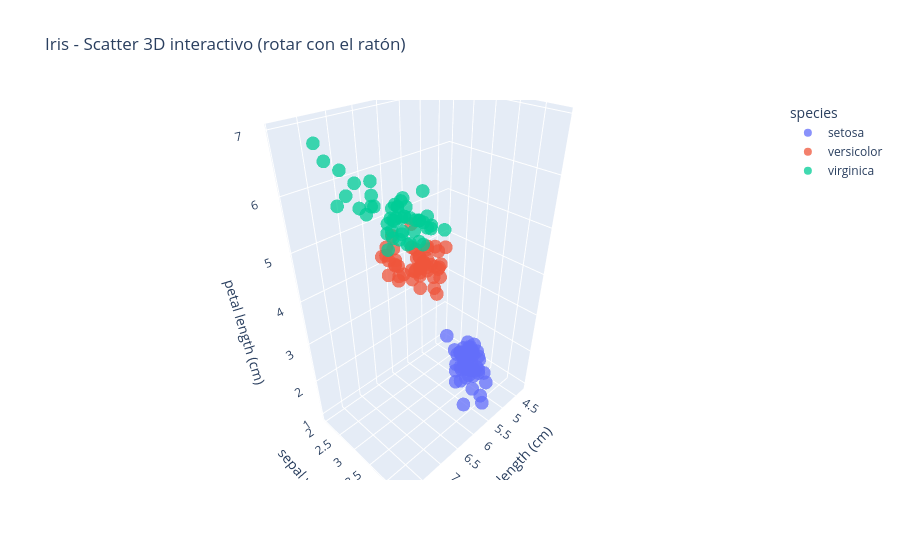

The notebook cell this image was saved under:
### Code cell
import pandas as pd
import matplotlib.pyplot as plt
import plotly.express as px
from sklearn.datasets import load_iris

iris = load_iris(as_frame=True)
df = iris.frame.copy()
df["species"] = df["target"].map(dict(enumerate(iris.target_names)))

x2d = "sepal length (cm)"
y2d = "sepal width (cm)"

plt.figure(figsize=(6,6))
for sp in df["species"].unique():
    sub = df[df["species"] == sp]
    plt.scatter(sub[x2d], sub[y2d], alpha=0.7, label=sp)

plt.xlabel(x2d)
plt.ylabel(y2d)
plt.title("Iris - Scatter 2D")
plt.legend()
plt.show()

x3d = "sepal length (cm)"
y3d = "sepal width (cm)"
z3d = "petal length (cm)"

fig = px.scatter_3d(
    df,
    x=x3d, y=y3d, z=z3d,
    color="species",
    opacity=0.75,
    title="Iris - Scatter 3D interactivo (rotar con el ratón)"
)
fig.show()

### Figure 1 — Plotly figure (JSON) as saved in the notebook; plotly's stock layout.template omitted (floating-point values rounded to 4 significant figures)
{"data": [{"hovertemplate": "species=setosa<br>sepal length (cm)=%{x}<br>sepal width (cm)=%{y}<br>petal length (cm)=%{z}<extra></extra>", "legendgroup": "setosa", "marker": {"color": "#636efa", "opacity": 0.75, "symbol": "circle"}, "mode": "markers", "name": "setosa", "scene": "scene", "showlegend": true, "type": "scatter3d", "x": [5.1, 4.9, 4.7, 4.6, 5.0, 5.4, 4.6, 5.0, 4.4, 4.9, 5.4, 4.8, 4.8, 4.3, 5.8, 5.7, 5.4, 5.1, 5.7, 5.1, 5.4, 5.1, 4.6, 5.1, 4.8, 5.0, 5.0, 5.2, 5.2, 4.7, 4.8, 5.4, 5.2, 5.5, 4.9, 5.0, 5.5, 4.9, 4.4, 5.1, 5.0, 4.5, 4.4, 5.0, 5.1, 4.8, 5.1, 4.6, 5.3, 5.0], "y": [3.5, 3.0, 3.2, 3.1, 3.6, 3.9, 3.4, 3.4, 2.9, 3.1, 3.7, 3.4, 3.0, 3.0, 4.0, 4.4, 3.9, 3.5, 3.8, 3.8, 3.4, 3.7, 3.6, 3.3, 3.4, 3.0, 3.4, 3.5, 3.4, 3.2, 3.1, 3.4, 4.1, 4.2, 3.1, 3.2, 3.5, 3.6, 3.0, 3.4, 3.5, 2.3, 3.2, 3.5, 3.8, 3.0, 3.8, 3.2, 3.7, 3.3], "z": [1.4, 1.4, 1.3, 1.5, 1.4, 1.7, 1.4, 1.5, 1.4, 1.5, 1.5, 1.6, 1.4, 1.1, 1.2, 1.5, 1.3, 1.4, 1.7, 1.5, 1.7, 1.5, 1.0, 1.7, 1.9, 1.6, 1.6, 1.5, 1.4, 1.6, 1.6, 1.5, 1.5, 1.4, 1.5, 1.2, 1.3, 1.4, 1.3, 1.5, 1.3, 1.3, 1.3, 1.6, 1.9, 1.4, 1.6, 1.4, 1.5, 1.4]}, {"hovertemplate": "species=versicolor<br>sepal length (cm)=%{x}<br>sepal width (cm)=%{y}<br>petal length (cm)=%{z}<extra></extra>", "legendgroup": "versicolor", "marker": {"color": "#EF553B", "opacity": 0.75, "symbol": "circle"}, "mode": "markers", "name": "versicolor", "scene": "scene", "showlegend": true, "type": "scatter3d", "x": [7.0, 6.4, 6.9, 5.5, 6.5, 5.7, 6.3, 4.9, 6.6, 5.2, 5.0, 5.9, 6.0, 6.1, 5.6, 6.7, 5.6, 5.8, 6.2, 5.6, 5.9, 6.1, 6.3, 6.1, 6.4, 6.6, 6.8, 6.7, 6.0, 5.7, 5.5, 5.5, 5.8, 6.0, 5.4, 6.0, 6.7, 6.3, 5.6, 5.5, 5.5, 6.1, 5.8, 5.0, 5.6, 5.7, 5.7, 6.2, 5.1, 5.7], "y": [3.2, 3.2, 3.1, 2.3, 2.8, 2.8, 3.3, 2.4, 2.9, 2.7, 2.0, 3.0, 2.2, 2.9, 2.9, 3.1, 3.0, 2.7, 2.2, 2.5, 3.2, 2.8, 2.5, 2.8, 2.9, 3.0, 2.8, 3.0, 2.9, 2.6, 2.4, 2.4, 2.7, 2.7, 3.0, 3.4, 3.1, 2.3, 3.0, 2.5, 2.6, 3.0, 2.6, 2.3, 2.7, 3.0, 2.9, 2.9, 2.5, 2.8], "z": [4.7, 4.5, 4.9, 4.0, 4.6, 4.5, 4.7, 3.3, 4.6, 3.9, 3.5, 4.2, 4.0, 4.7, 3.6, 4.4, 4.5, 4.1, 4.5, 3.9, 4.8, 4.0, 4.9, 4.7, 4.3, 4.4, 4.8, 5.0, 4.5, 3.5, 3.8, 3.7, 3.9, 5.1, 4.5, 4.5, 4.7, 4.4, 4.1, 4.0, 4.4, 4.6, 4.0, 3.3, 4.2, 4.2, 4.2, 4.3, 3.0, 4.1]}, {"hovertemplate": "species=virginica<br>sepal length (cm)=%{x}<br>sepal width (cm)=%{y}<br>petal length (cm)=%{z}<extra></extra>", "legendgroup": "virginica", "marker": {"color": "#00cc96", "opacity": 0.75, "symbol": "circle"}, "mode": "markers", "name": "virginica", "scene": "scene", "showlegend": true, "type": "scatter3d", "x": [6.3, 5.8, 7.1, 6.3, 6.5, 7.6, 4.9, 7.3, 6.7, 7.2, 6.5, 6.4, 6.8, 5.7, 5.8, 6.4, 6.5, 7.7, 7.7, 6.0, 6.9, 5.6, 7.7, 6.3, 6.7, 7.2, 6.2, 6.1, 6.4, 7.2, 7.4, 7.9, 6.4, 6.3, 6.1, 7.7, 6.3, 6.4, 6.0, 6.9, 6.7, 6.9, 5.8, 6.8, 6.7, 6.7, 6.3, 6.5, 6.2, 5.9], "y": [3.3, 2.7, 3.0, 2.9, 3.0, 3.0, 2.5, 2.9, 2.5, 3.6, 3.2, 2.7, 3.0, 2.5, 2.8, 3.2, 3.0, 3.8, 2.6, 2.2, 3.2, 2.8, 2.8, 2.7, 3.3, 3.2, 2.8, 3.0, 2.8, 3.0, 2.8, 3.8, 2.8, 2.8, 2.6, 3.0, 3.4, 3.1, 3.0, 3.1, 3.1, 3.1, 2.7, 3.2, 3.3, 3.0, 2.5, 3.0, 3.4, 3.0], "z": [6.0, 5.1, 5.9, 5.6, 5.8, 6.6, 4.5, 6.3, 5.8, 6.1, 5.1, 5.3, 5.5, 5.0, 5.1, 5.3, 5.5, 6.7, 6.9, 5.0, 5.7, 4.9, 6.7, 4.9, 5.7, 6.0, 4.8, 4.9, 5.6, 5.8, 6.1, 6.4, 5.6, 5.1, 5.6, 6.1, 5.6, 5.5, 4.8, 5.4, 5.6, 5.1, 5.1, 5.9, 5.7, 5.2, 5.0, 5.2, 5.4, 5.1]}], "layout": {"legend": {"title": {"text": "species"}, "tracegroupgap": 0}, "scene": {"domain": {"x": [0, 1], "y": [0, 1]}, "xaxis": {"title": {"text": "sepal length (cm)"}}, "yaxis": {"title": {"text": "sepal width (cm)"}}, "zaxis": {"title": {"text": "petal length (cm)"}}}, "title": {"text": "Iris - Scatter 3D interactivo (rotar con el ratón)"}}}
